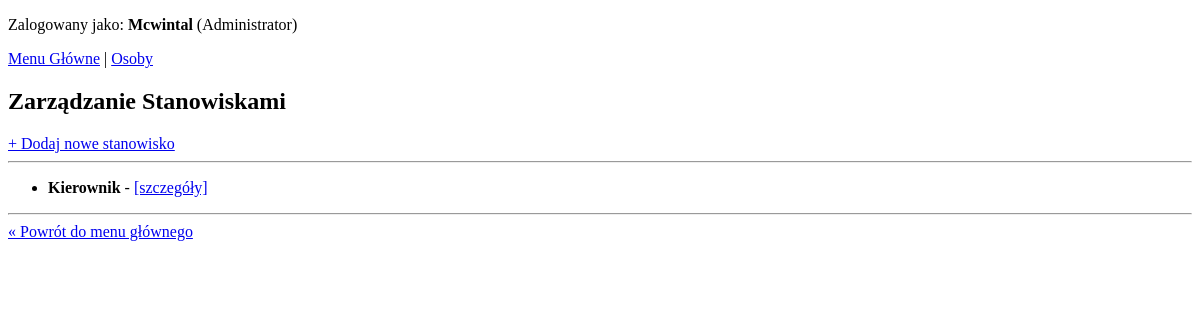
/wypozyczalnia_filmow/html/stanowiska/ (signed in), run on an earlier commit of the app's database.
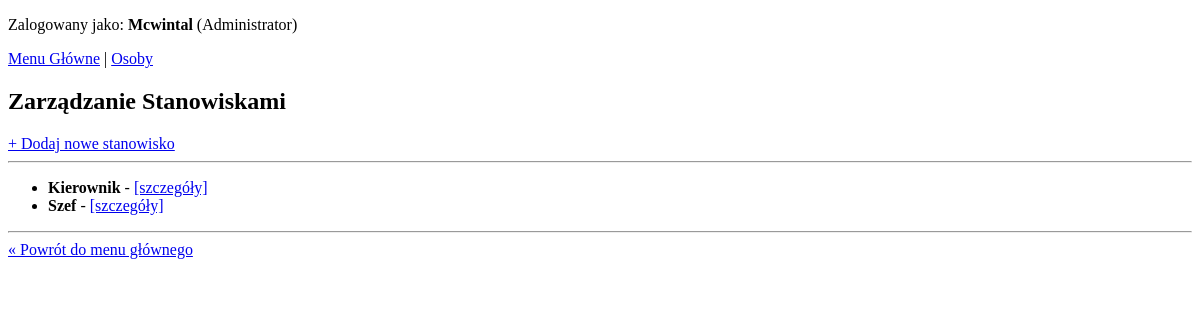
And on a later commit of the database.
### wypozyczalnia_filmow/models.py (models this page shows, shortened)
class Stanowisko(models.Model):
    nazwa = models.CharField(max_length=50, blank = False, null = False)
    opis = models.TextField(blank = True, null = True)
    class Meta:
        ordering = ['nazwa']
        verbose_name = "Stanowisko"
        verbose_name_plural = "Stanowiska"

### wypozyczalnia_filmow/views.py (the view)
# urls.py: path('html/stanowiska/', views.stanowisko_list_html, name='stanowisko-list-html'),
@user_passes_test(lambda u: u.is_superuser)
def stanowisko_list_html(request):
    stanowiska = Stanowisko.objects.all()
    return render(request, 'wypozyczalnia_filmow/stanowisko/list.html', {'stanowiska': stanowiska})

### wypozyczalnia_filmow/templates/wypozyczalnia_filmow/stanowisko/list.html (shortened to what this page needs)
<!DOCTYPE html>
<html lang="pl">
<head>
</head>
<body>
    <p>Zalogowany jako: <strong>{{ user.username }}</strong> (Administrator)</p>
    <nav>
        <a href="{% url 'welcome' %}">Menu Główne</a> |
        <a href="{% url 'osoba-list-html' %}">Osoby</a>
    </nav>
    <h2>Zarządzanie Stanowiskami</h2>
    <a href="{% url 'stanowisko-create-html' %}">+ Dodaj nowe stanowisko</a>
    <hr>
    <ul>
        {% for s in stanowiska %}
            <li>
                <strong>{{ s.nazwa }}</strong>
                - <a href="{% url 'stanowisko-detail-html' s.id %}">[szczegóły]</a>
            </li>
        {% endfor %}
    </ul>
    <hr>
    <a href="{% url 'welcome' %}">« Powrót do menu głównego</a>
</body>
</html>

What changed in the data, as far as the page shows it:
added Stanowisko: nazwa "Szef"
